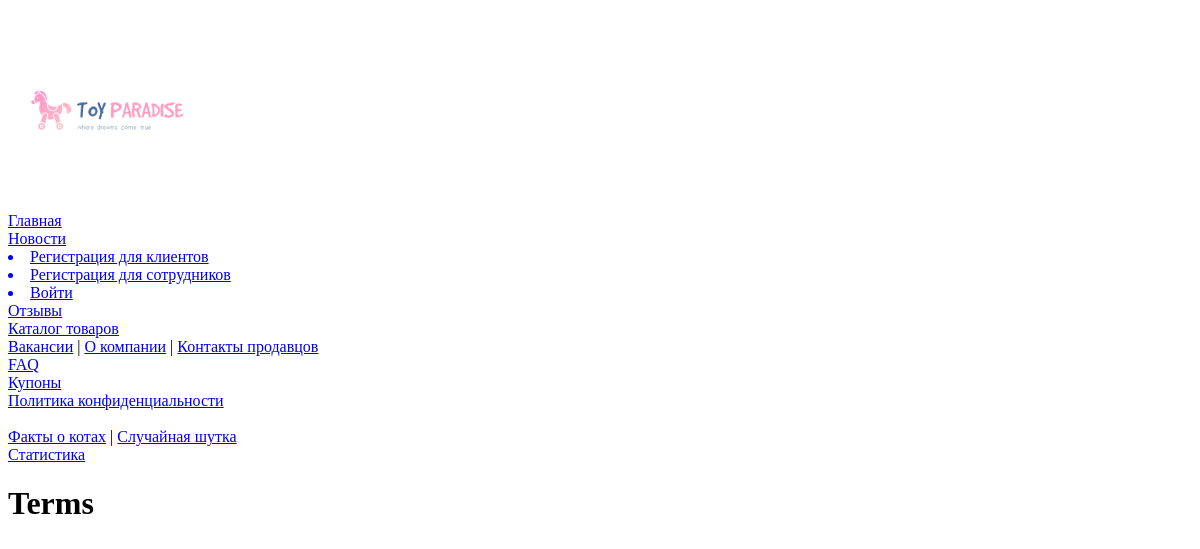
Before: /terms/ with the older database file.
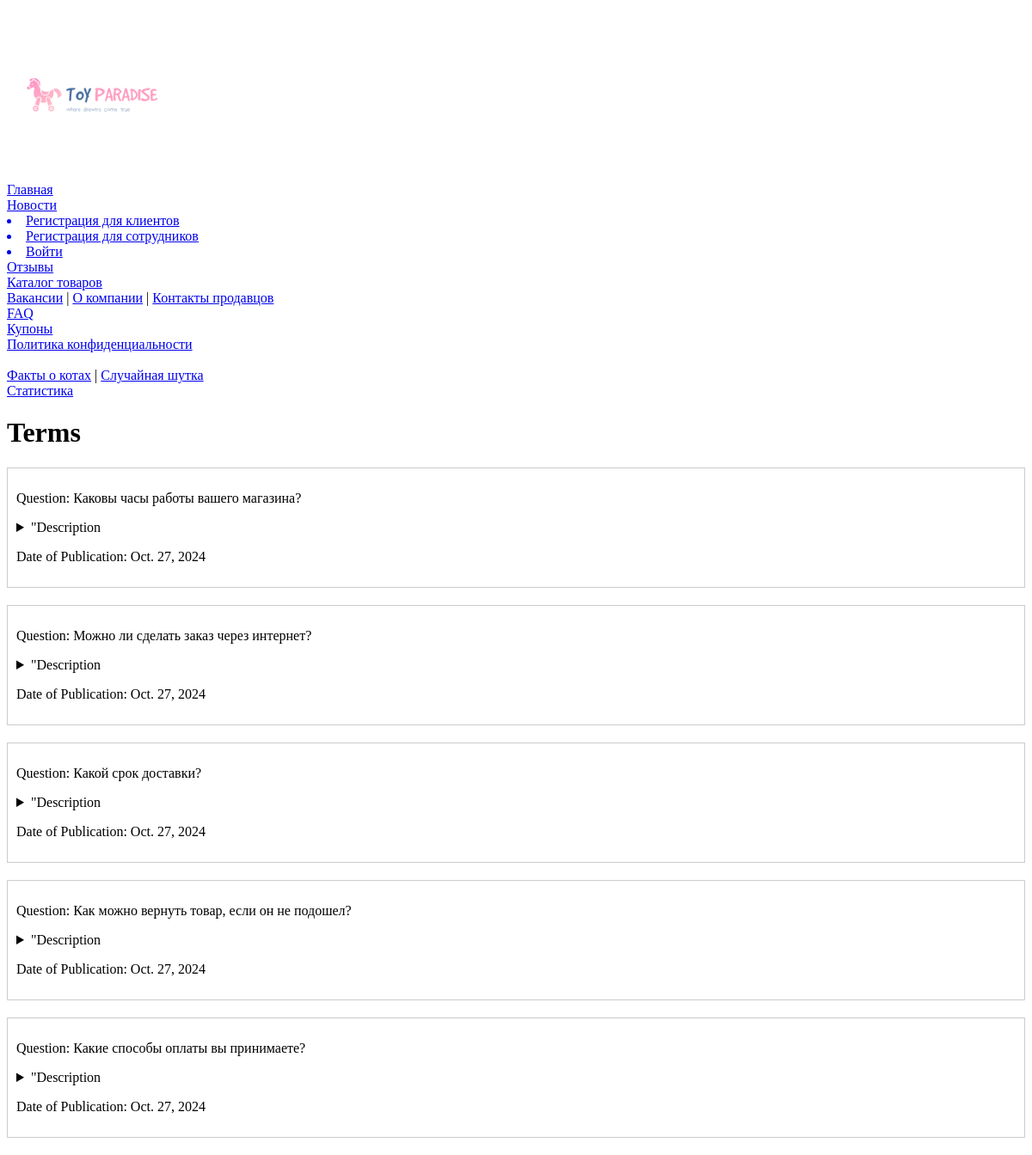
After: the same page with the newer database file.
### toyFactory/models.py (models this page shows, shortened)
class DictionaryOfTerms(models.Model):
    question = models.CharField(max_length=1000)
    answer = models.TextField()
    summary = models.CharField(max_length=40, default='')
    date = models.DateField(auto_now_add=True)

### toyFactory/views.py (the view)
# urls.py: path('terms/', views.terms, name='terms'),
def terms(request):
    all_terms = DictionaryOfTerms.objects.all()
    for term in all_terms:
        term.summary = term.answer[:20] + "..."
        term.save()
    logger.info("Get the questions and answers")
    return render(request, "terms.html", {"all_terms": all_terms})

### toyFactory/templates/terms.html (shortened to what this page needs)
{% extends "base.html" %}
{% block header %}Terms{% endblock header %}
{% block content %}
<section translate="yes">
    <section>
        {% for term in all_terms%}
            <article>
                <div style="border: 1px solid #ccc; padding: 10px; margin-bottom: 20px; margin-top: 20px">
                    <p>Question: {{ term.question }}</p>
                    <details>
                        <summary>
                            "Description
                        </summary>
                    </details>
                    <p>Date of Publication: <time datetime="{{ term.date }}">{{ term.date }}</time></p>
                </div>
            </article>
        {% endfor %}
    </section>
</section>
{% endblock %}

### toyFactory/templates/base.html (shortened to what this page needs)
{% load static %}
<!DOCTYPE html>
<html lang="en">
<head>
</head>
<body>
    <img src="{% static 'img/toyFactory.png' %}" alt="Logo" height="200" width="200"/><br>
    {% if request.user.is_authenticated %}
        {% load tz %}
        {% get_current_timezone as TIME_ZONE %}
        {% now "Y-m-d H:i:s" as current_time %}
    {% endif %}
    <a href="{%url 'home' %}">Главная</a><br>
    <a href="{%url 'news' %}">Новости</a>
    {% if request.user.is_authenticated %}
            <li> {{user.username}} | <a href="{% url 'logout' %}">Выйти</a></li>
            <a href="{%url 'user_orders'%}">Текущие заказы</a><br>
            <a href="{%url 'cart_detail'%}"> Корзина</a>
            {% if getUserRole == 'customer' %}
                <a href="{%url 'add_review' %}"><li>Оставить отзыв</li></a>
            {% endif %}
            {% if not request.user.is_superuser %}
                <a href="{%url 'profile' %}">Профиль</a><br>
            {% else %}
                <a href="{%url 'all_orders' %}"> Все заказы на сервере </a><br>
            {% endif %}
    {% else %}
            <a href="{% url 'register_customer' %}"><li>Регистрация для клиентов</li></a>
            <a href="{% url 'register_employee' %}"><li>Регистрация для сотрудников</li></a>
            <a href="{% url 'login' %}"><li>Войти</li></a>
    {% endif %}
    <a href="{%url 'reviews' %}">Отзывы</a><br>
    <a href="{%url 'products' %}">Каталог товаров</a><br>
    <a href="{%url 'vacancies' %}">Вакансии</a> | <a href="{%url 'about' %}">О компании</a> | <a href="{%url 'contacts' %}">Контакты продавцов</a><br>
    <a href="{%url 'terms' %}">FAQ</a><br>
    <a href="{%url 'coupons' %}"> Купоны</a><br>
    <a href="{%url 'privacy_policy' %}">Политика конфиденциальности</a>
    <br><br>
    <a href="{%url 'cat_facts' %}">Факты о котах</a> |
    <a href="{%url 'random_joke' %}">Случайная шутка</a>
    <br>
    <a href="{%url 'statistics' %}">Статистика</a>
    <h1>{% block header %}{% endblock header %}</h1>
    <div>{% block content%}{% endblock content %}</div>
</body>
</html>

Changed rows visible on the page:
added DictionaryOfTerms: question "Каковы часы работы вашего магазина?", date "Oct. 27, 2024"
added DictionaryOfTerms: question "Можно ли сделать заказ через интернет?", date "Oct. 27, 2024"
added DictionaryOfTerms: question "Какой срок доставки?", date "Oct. 27, 2024"
added DictionaryOfTerms: question "Как можно вернуть товар, если он не подошел?", date "Oct. 27, 2024"
added DictionaryOfTerms: question "Какие способы оплаты вы принимаете?", date "Oct. 27, 2024"
